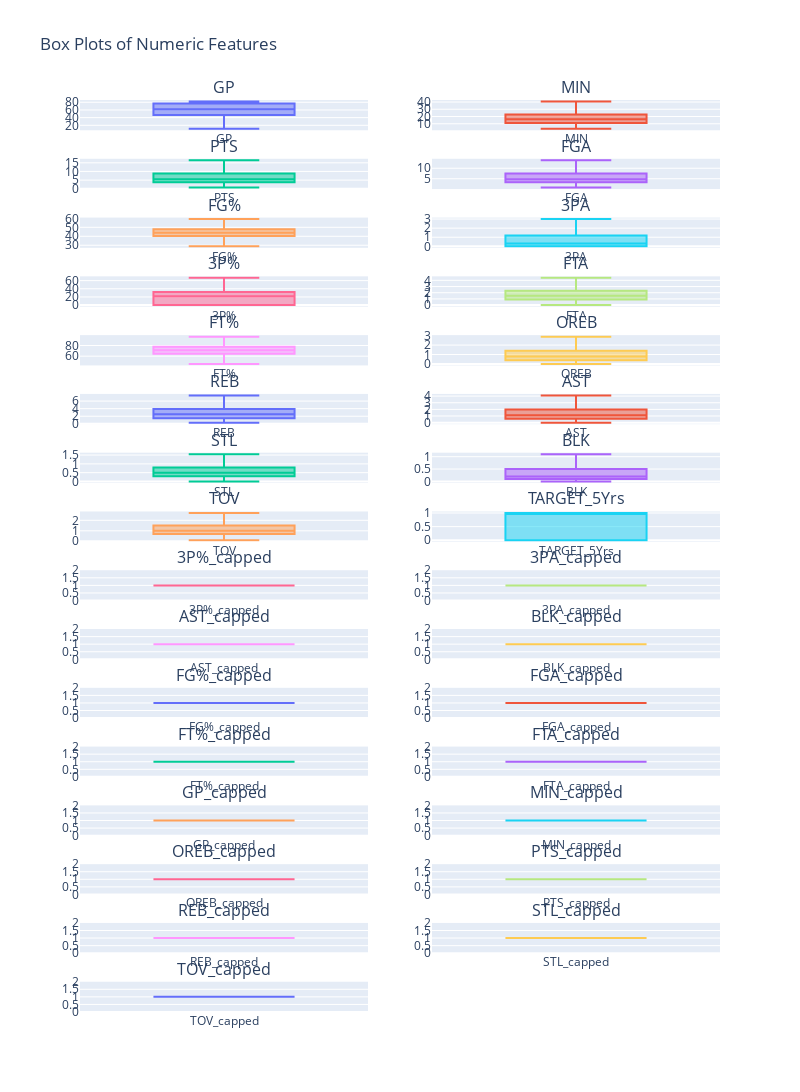

Notebook cell for this chart:
### Markdown cell above
Some outliers but can reflect true observations (ex a player focusing on defending more than scoring) <br>
1) keep them and develop robust models (scaler, loss ...) <br>
2) Cap and keep with a label : skewed distribution => IQR

### Code cell
# IQR capping
target = "TARGET_5Yrs"
df = cap_outliers(df,target)

# Box plot & Outliers
from plotly.subplots import make_subplots

num_cols = len(df.select_dtypes(include=[int, float]).columns) # select numerical columns only
cols_per_row = 2
rows = (num_cols + cols_per_row - 1) // cols_per_row

fig = make_subplots(rows=rows, cols=cols_per_row, subplot_titles=df.select_dtypes(include=[int, float]).columns)

for i, col in enumerate(df.select_dtypes(include=[int, float]).columns):
    row = i // cols_per_row + 1
    col_pos = i % cols_per_row + 1
    fig.add_trace(go.Box(y=df[col], name=col, showlegend=False), row=row, col=col_pos)

fig.update_layout(height=300*rows, width=400*cols_per_row, title_text="Box Plots of Numeric Features")
fig.show()

### Figure 1 — Plotly figure (JSON) as saved in the notebook; plotly's stock layout.template omitted (floating-point values rounded to 4 significant figures; data arrays with more than 128 entries replaced by an {"elided": "..."} marker saying what was removed)
{"data": [{"name": "GP", "showlegend": false, "type": "box", "xaxis": "x", "y": {"elided": "1288 int values"}, "yaxis": "y"}, {"name": "MIN", "showlegend": false, "type": "box", "xaxis": "x2", "y": {"elided": "1288 float values"}, "yaxis": "y2"}, {"name": "PTS", "showlegend": false, "type": "box", "xaxis": "x3", "y": {"elided": "1288 float values"}, "yaxis": "y3"}, {"name": "FGA", "showlegend": false, "type": "box", "xaxis": "x4", "y": {"elided": "1288 float values"}, "yaxis": "y4"}, {"name": "FG%", "showlegend": false, "type": "box", "xaxis": "x5", "y": {"elided": "1288 float values"}, "yaxis": "y5"}, {"name": "3PA", "showlegend": false, "type": "box", "xaxis": "x6", "y": {"elided": "1288 float values"}, "yaxis": "y6"}, {"name": "3P%", "showlegend": false, "type": "box", "xaxis": "x7", "y": {"elided": "1288 float values"}, "yaxis": "y7"}, {"name": "FTA", "showlegend": false, "type": "box", "xaxis": "x8", "y": {"elided": "1288 float values"}, "yaxis": "y8"}, {"name": "FT%", "showlegend": false, "type": "box", "xaxis": "x9", "y": {"elided": "1288 float values"}, "yaxis": "y9"}, {"name": "OREB", "showlegend": false, "type": "box", "xaxis": "x10", "y": {"elided": "1288 float values"}, "yaxis": "y10"}, {"name": "REB", "showlegend": false, "type": "box", "xaxis": "x11", "y": {"elided": "1288 float values"}, "yaxis": "y11"}, {"name": "AST", "showlegend": false, "type": "box", "xaxis": "x12", "y": {"elided": "1288 float values"}, "yaxis": "y12"}, {"name": "STL", "showlegend": false, "type": "box", "xaxis": "x13", "y": {"elided": "1288 float values"}, "yaxis": "y13"}, {"name": "BLK", "showlegend": false, "type": "box", "xaxis": "x14", "y": {"elided": "1288 float values"}, "yaxis": "y14"}, {"name": "TOV", "showlegend": false, "type": "box", "xaxis": "x15", "y": {"elided": "1288 float values"}, "yaxis": "y15"}, {"name": "TARGET_5Yrs", "showlegend": false, "type": "box", "xaxis": "x16", "y": {"elided": "1288 float values"}, "yaxis": "y16"}, {"name": "3P%_capped", "showlegend": false, "type": "box", "xaxis": "x17", "y": {"elided": "1288 int values"}, "yaxis": "y17"}, {"name": "3PA_capped", "showlegend": false, "type": "box", "xaxis": "x18", "y": {"elided": "1288 int values"}, "yaxis": "y18"}, {"name": "AST_capped", "showlegend": false, "type": "box", "xaxis": "x19", "y": {"elided": "1288 int values"}, "yaxis": "y19"}, {"name": "BLK_capped", "showlegend": false, "type": "box", "xaxis": "x20", "y": {"elided": "1288 int values"}, "yaxis": "y20"}, {"name": "FG%_capped", "showlegend": false, "type": "box", "xaxis": "x21", "y": {"elided": "1288 int values"}, "yaxis": "y21"}, {"name": "FGA_capped", "showlegend": false, "type": "box", "xaxis": "x22", "y": {"elided": "1288 int values"}, "yaxis": "y22"}, {"name": "FT%_capped", "showlegend": false, "type": "box", "xaxis": "x23", "y": {"elided": "1288 int values"}, "yaxis": "y23"}, {"name": "FTA_capped", "showlegend": false, "type": "box", "xaxis": "x24", "y": {"elided": "1288 int values"}, "yaxis": "y24"}, {"name": "GP_capped", "showlegend": false, "type": "box", "xaxis": "x25", "y": {"elided": "1288 int values"}, "yaxis": "y25"}, {"name": "MIN_capped", "showlegend": false, "type": "box", "xaxis": "x26", "y": {"elided": "1288 int values"}, "yaxis": "y26"}, {"name": "OREB_capped", "showlegend": false, "type": "box", "xaxis": "x27", "y": {"elided": "1288 int values"}, "yaxis": "y27"}, {"name": "PTS_capped", "showlegend": false, "type": "box", "xaxis": "x28", "y": {"elided": "1288 int values"}, "yaxis": "y28"}, {"name": "REB_capped", "showlegend": false, "type": "box", "xaxis": "x29", "y": {"elided": "1288 int values"}, "yaxis": "y29"}, {"name": "STL_capped", "showlegend": false, "type": "box", "xaxis": "x30", "y": {"elided": "1288 int values"}, "yaxis": "y30"}, {"name": "TOV_capped", "showlegend": false, "type": "box", "xaxis": "x31", "y": {"elided": "1288 int values"}, "yaxis": "y31"}], "layout": {"annotations": [{"font": {"size": 16}, "showarrow": false, "text": "GP", "x": 0.225, "xanchor": "center", "xref": "paper", "y": 1, "yanchor": "bottom", "yref": "paper"}, {"font": {"size": 16}, "showarrow": false, "text": "MIN", "x": 0.775, "xanchor": "center", "xref": "paper", "y": 1, "yanchor": "bottom", "yref": "paper"}, {"font": {"size": 16}, "showarrow": false, "text": "PTS", "x": 0.225, "xanchor": "center", "xref": "paper", "y": 0.9355, "yanchor": "bottom", "yref": "paper"}, {"font": {"size": 16}, "showarrow": false, "text": "FGA", "x": 0.775, "xanchor": "center", "xref": "paper", "y": 0.9355, "yanchor": "bottom", "yref": "paper"}, {"font": {"size": 16}, "showarrow": false, "text": "FG%", "x": 0.225, "xanchor": "center", "xref": "paper", "y": 0.8711, "yanchor": "bottom", "yref": "paper"}, {"font": {"size": 16}, "showarrow": false, "text": "3PA", "x": 0.775, "xanchor": "center", "xref": "paper", "y": 0.8711, "yanchor": "bottom", "yref": "paper"}, {"font": {"size": 16}, "showarrow": false, "text": "3P%", "x": 0.225, "xanchor": "center", "xref": "paper", "y": 0.8066, "yanchor": "bottom", "yref": "paper"}, {"font": {"size": 16}, "showarrow": false, "text": "FTA", "x": 0.775, "xanchor": "center", "xref": "paper", "y": 0.8066, "yanchor": "bottom", "yref": "paper"}, {"font": {"size": 16}, "showarrow": false, "text": "FT%", "x": 0.225, "xanchor": "center", "xref": "paper", "y": 0.7422, "yanchor": "bottom", "yref": "paper"}, {"font": {"size": 16}, "showarrow": false, "text": "OREB", "x": 0.775, "xanchor": "center", "xref": "paper", "y": 0.7422, "yanchor": "bottom", "yref": "paper"}, {"font": {"size": 16}, "showarrow": false, "text": "REB", "x": 0.225, "xanchor": "center", "xref": "paper", "y": 0.6777, "yanchor": "bottom", "yref": "paper"}, {"font": {"size": 16}, "showarrow": false, "text": "AST", "x": 0.775, "xanchor": "center", "xref": "paper", "y": 0.6777, "yanchor": "bottom", "yref": "paper"}, {"font": {"size": 16}, "showarrow": false, "text": "STL", "x": 0.225, "xanchor": "center", "xref": "paper", "y": 0.6133, "yanchor": "bottom", "yref": "paper"}, {"font": {"size": 16}, "showarrow": false, "text": "BLK", "x": 0.775, "xanchor": "center", "xref": "paper", "y": 0.6133, "yanchor": "bottom", "yref": "paper"}, {"font": {"size": 16}, "showarrow": false, "text": "TOV", "x": 0.225, "xanchor": "center", "xref": "paper", "y": 0.5488, "yanchor": "bottom", "yref": "paper"}, {"font": {"size": 16}, "showarrow": false, "text": "TARGET_5Yrs", "x": 0.775, "xanchor": "center", "xref": "paper", "y": 0.5488, "yanchor": "bottom", "yref": "paper"}, {"font": {"size": 16}, "showarrow": false, "text": "3P%_capped", "x": 0.225, "xanchor": "center", "xref": "paper", "y": 0.4844, "yanchor": "bottom", "yref": "paper"}, {"font": {"size": 16}, "showarrow": false, "text": "3PA_capped", "x": 0.775, "xanchor": "center", "xref": "paper", "y": 0.4844, "yanchor": "bottom", "yref": "paper"}, {"font": {"size": 16}, "showarrow": false, "text": "AST_capped", "x": 0.225, "xanchor": "center", "xref": "paper", "y": 0.4199, "yanchor": "bottom", "yref": "paper"}, {"font": {"size": 16}, "showarrow": false, "text": "BLK_capped", "x": 0.775, "xanchor": "center", "xref": "paper", "y": 0.4199, "yanchor": "bottom", "yref": "paper"}, {"font": {"size": 16}, "showarrow": false, "text": "FG%_capped", "x": 0.225, "xanchor": "center", "xref": "paper", "y": 0.3555, "yanchor": "bottom", "yref": "paper"}, {"font": {"size": 16}, "showarrow": false, "text": "FGA_capped", "x": 0.775, "xanchor": "center", "xref": "paper", "y": 0.3555, "yanchor": "bottom", "yref": "paper"}, {"font": {"size": 16}, "showarrow": false, "text": "FT%_capped", "x": 0.225, "xanchor": "center", "xref": "paper", "y": 0.291, "yanchor": "bottom", "yref": "paper"}, {"font": {"size": 16}, "showarrow": false, "text": "FTA_capped", "x": 0.775, "xanchor": "center", "xref": "paper", "y": 0.291, "yanchor": "bottom", "yref": "paper"}, {"font": {"size": 16}, "showarrow": false, "text": "GP_capped", "x": 0.225, "xanchor": "center", "xref": "paper", "y": 0.2266, "yanchor": "bottom", "yref": "paper"}, {"font": {"size": 16}, "showarrow": false, "text": "MIN_capped", "x": 0.775, "xanchor": "center", "xref": "paper", "y": 0.2266, "yanchor": "bottom", "yref": "paper"}, {"font": {"size": 16}, "showarrow": false, "text": "OREB_capped", "x": 0.225, "xanchor": "center", "xref": "paper", "y": 0.1621, "yanchor": "bottom", "yref": "paper"}, {"font": {"size": 16}, "showarrow": false, "text": "PTS_capped", "x": 0.775, "xanchor": "center", "xref": "paper", "y": 0.1621, "yanchor": "bottom", "yref": "paper"}, {"font": {"size": 16}, "showarrow": false, "text": "REB_capped", "x": 0.225, "xanchor": "center", "xref": "paper", "y": 0.09766, "yanchor": "bottom", "yref": "paper"}, {"font": {"size": 16}, "showarrow": false, "text": "STL_capped", "x": 0.775, "xanchor": "center", "xref": "paper", "y": 0.09766, "yanchor": "bottom", "yref": "paper"}, {"font": {"size": 16}, "showarrow": false, "text": "TOV_capped", "x": 0.225, "xanchor": "center", "xref": "paper", "y": 0.0332, "yanchor": "bottom", "yref": "paper"}], "height": 4800, "title": {"text": "Box Plots of Numeric Features"}, "width": 800, "xaxis": {"anchor": "y", "domain": [0, 0.45]}, "xaxis10": {"anchor": "y10", "domain": [0.55, 1]}, "xaxis11": {"anchor": "y11", "domain": [0, 0.45]}, "xaxis12": {"anchor": "y12", "domain": [0.55, 1]}, "xaxis13": {"anchor": "y13", "domain": [0, 0.45]}, "xaxis14": {"anchor": "y14", "domain": [0.55, 1]}, "xaxis15": {"anchor": "y15", "domain": [0, 0.45]}, "xaxis16": {"anchor": "y16", "domain": [0.55, 1]}, "xaxis17": {"anchor": "y17", "domain": [0, 0.45]}, "xaxis18": {"anchor": "y18", "domain": [0.55, 1]}, "xaxis19": {"anchor": "y19", "domain": [0, 0.45]}, "xaxis2": {"anchor": "y2", "domain": [0.55, 1]}, "xaxis20": {"anchor": "y20", "domain": [0.55, 1]}, "xaxis21": {"anchor": "y21", "domain": [0, 0.45]}, "xaxis22": {"anchor": "y22", "domain": [0.55, 1]}, "xaxis23": {"anchor": "y23", "domain": [0, 0.45]}, "xaxis24": {"anchor": "y24", "domain": [0.55, 1]}, "xaxis25": {"anchor": "y25", "domain": [0, 0.45]}, "xaxis26": {"anchor": "y26", "domain": [0.55, 1]}, "xaxis27": {"anchor": "y27", "domain": [0, 0.45]}, "xaxis28": {"anchor": "y28", "domain": [0.55, 1]}, "xaxis29": {"anchor": "y29", "domain": [0, 0.45]}, "xaxis3": {"anchor": "y3", "domain": [0, 0.45]}, "xaxis30": {"anchor": "y30", "domain": [0.55, 1]}, "xaxis31": {"anchor": "y31", "domain": [0, 0.45]}, "xaxis32": {"anchor": "y32", "domain": [0.55, 1]}, "xaxis4": {"anchor": "y4", "domain": [0.55, 1]}, "xaxis5": {"anchor": "y5", "domain": [0, 0.45]}, "xaxis6": {"anchor": "y6", "domain": [0.55, 1]}, "xaxis7": {"anchor": "y7", "domain": [0, 0.45]}, "xaxis8": {"anchor": "y8", "domain": [0.55, 1]}, "xaxis9": {"anchor": "y9", "domain": [0, 0.45]}, "yaxis": {"anchor": "x", "domain": [0.9668, 1]}, "yaxis10": {"anchor": "x10", "domain": [0.709, 0.7422]}, "yaxis11": {"anchor": "x11", "domain": [0.6445, 0.6777]}, "yaxis12": {"anchor": "x12", "domain": [0.6445, 0.6777]}, "yaxis13": {"anchor": "x13", "domain": [0.5801, 0.6133]}, "yaxis14": {"anchor": "x14", "domain": [0.5801, 0.6133]}, "yaxis15": {"anchor": "x15", "domain": [0.5156, 0.5488]}, "yaxis16": {"anchor": "x16", "domain": [0.5156, 0.5488]}, "yaxis17": {"anchor": "x17", "domain": [0.4512, 0.4844]}, "yaxis18": {"anchor": "x18", "domain": [0.4512, 0.4844]}, "yaxis19": {"anchor": "x19", "domain": [0.3867, 0.4199]}, "yaxis2": {"anchor": "x2", "domain": [0.9668, 1]}, "yaxis20": {"anchor": "x20", "domain": [0.3867, 0.4199]}, "yaxis21": {"anchor": "x21", "domain": [0.3223, 0.3555]}, "yaxis22": {"anchor": "x22", "domain": [0.3223, 0.3555]}, "yaxis23": {"anchor": "x23", "domain": [0.2578, 0.291]}, "yaxis24": {"anchor": "x24", "domain": [0.2578, 0.291]}, "yaxis25": {"anchor": "x25", "domain": [0.1934, 0.2266]}, "yaxis26": {"anchor": "x26", "domain": [0.1934, 0.2266]}, "yaxis27": {"anchor": "x27", "domain": [0.1289, 0.1621]}, "yaxis28": {"anchor": "x28", "domain": [0.1289, 0.1621]}, "yaxis29": {"anchor": "x29", "domain": [0.06445, 0.09766]}, "yaxis3": {"anchor": "x3", "domain": [0.9023, 0.9355]}, "yaxis30": {"anchor": "x30", "domain": [0.06445, 0.09766]}, "yaxis31": {"anchor": "x31", "domain": [0, 0.0332]}, "yaxis32": {"anchor": "x32", "domain": [0, 0.0332]}, "yaxis4": {"anchor": "x4", "domain": [0.9023, 0.9355]}, "yaxis5": {"anchor": "x5", "domain": [0.8379, 0.8711]}, "yaxis6": {"anchor": "x6", "domain": [0.8379, 0.8711]}, "yaxis7": {"anchor": "x7", "domain": [0.7734, 0.8066]}, "yaxis8": {"anchor": "x8", "domain": [0.7734, 0.8066]}, "yaxis9": {"anchor": "x9", "domain": [0.709, 0.7422]}}}
